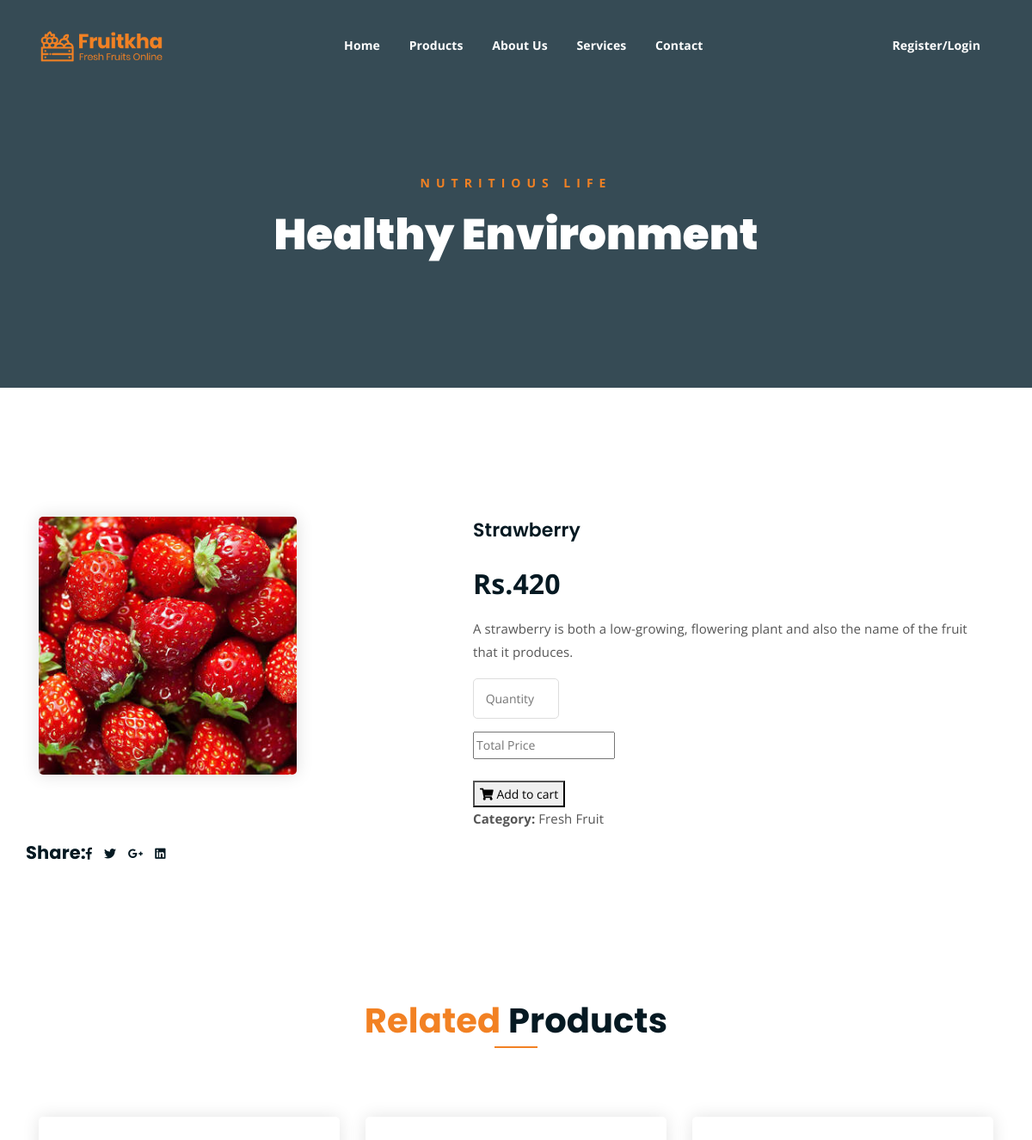
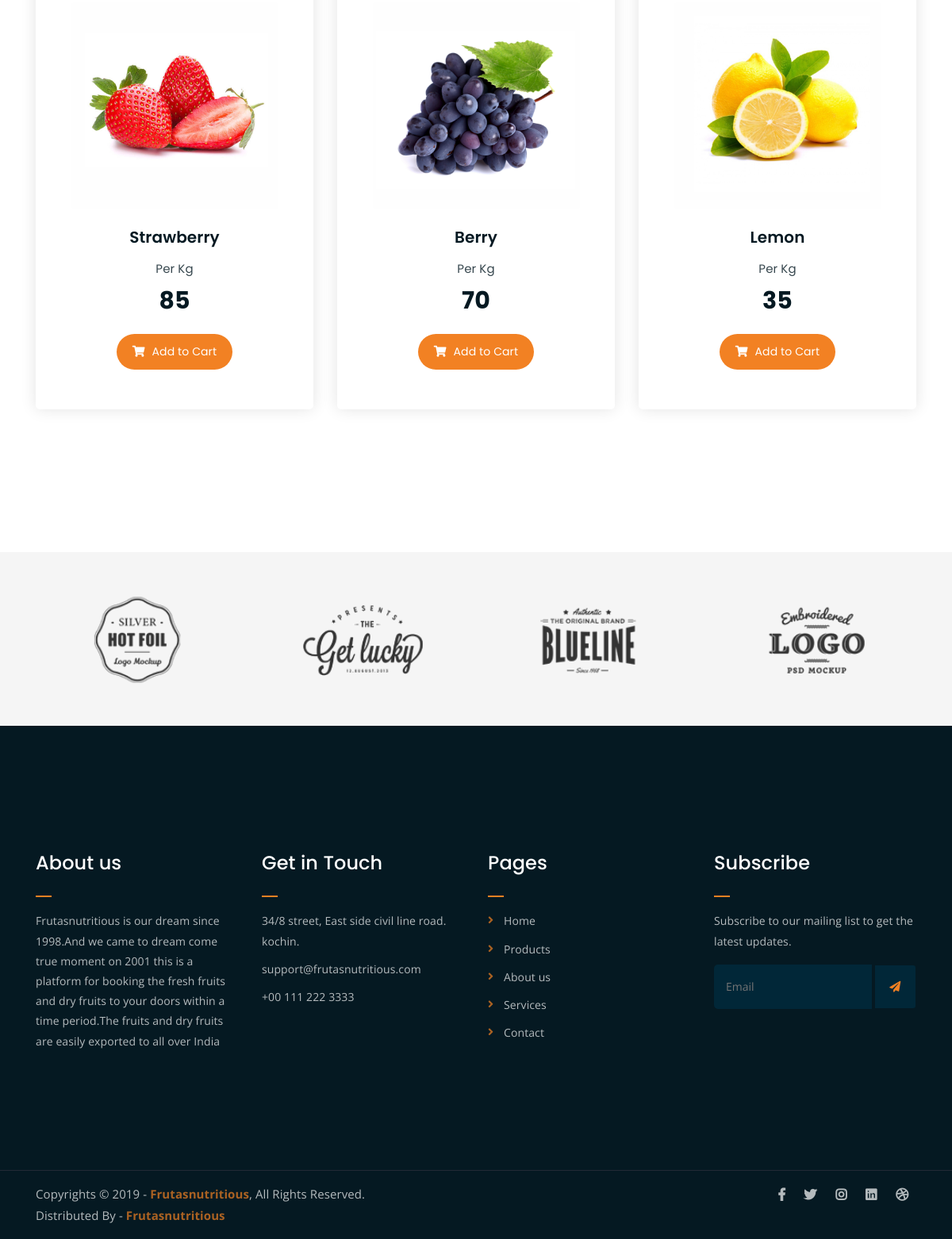
The app's page /frontend/singlepro/7/ with its own data (2 pictures, top to bottom).
### foodapp/models.py (models this page shows)
class itemdb(models.Model):
    Category=models.CharField(max_length=20,null=True,blank=True)
    Item=models.CharField(max_length=20,null=True,blank=True)
    Description=models.CharField(max_length=20,null=True,blank=True)
    Price=models.IntegerField(null=True,blank=True)
    Image=models.ImageField(upload_to="dp",null=True,blank=True)

### frontend/views.py (the view)
# urls.py: path('singlepro/<int:proid>/',views.singlepro,name="singlepro"),
def singlepro(req,proid):
   sdata=itemdb.objects.get(id=proid)
   return render(req,"singleproduct.html",{'sdata':sdata})

### frontend/templates/singleproduct.html (shortened to what this page needs)
<!DOCTYPE html>
{% load static %}
<html lang="en">
<head>
	<link rel="stylesheet" href="{% static 'assets/css/all.min.css' %}">
	<link rel="stylesheet" href="{% static 'assets/bootstrap/css/bootstrap.min.css' %}">
	<link rel="stylesheet" href="{% static 'assets/css/owl.carousel.css' %}">
	<link rel="stylesheet" href="{% static 'assets/css/magnific-popup.css' %}">
	<link rel="stylesheet" href="{% static 'assets/css/animate.css' %}">
	<link rel="stylesheet" href="{% static 'assets/css/meanmenu.min.css' %}">
	<link rel="stylesheet" href="{% static 'assets/css/main.css' %}">
	<link rel="stylesheet" href="{% static 'assets/css/responsive.css' %}">
</head>
<body>
	<div class="top-header-area" id="sticker">
		<div class="container">
			<div class="row">
				<div class="col-lg-12 col-sm-12 text-center">
					<div class="main-menu-wrap">
						<div class="site-logo">
							<a href="{% static 'index.html' %}">
								<img src="{% static 'assets/img/logo.png' %}" alt="">
							</a>
						</div>
						<nav class="main-menu">
							<ul>
								<li class=""><a href="{% url 'homepg' %}">Home</a>
								</li>
								<li><a href="{% url 'propg' %}">Products</a></li>
								<li><a href="{% url 'about' %}">About Us</a>
								</li>
								<li><a href="{% url 'services' %}">Services</a>
								</li>
								<li><a href="{% url 'contact' %}">Contact</a></li>
								<li>
									<div class="header-icons">
										{% if request.session.Username %}
										<a class="mobile-hide search-bar-icon" href="{% url 'logout' %}">Welcome {{request.session.Username}}/Logout</a>
										{% else %}
										<a class="mobile-hide search-bar-icon" href="{% url 'register'  %}">Register/Login</a>
										{% endif %}
									</div>
								</li>
							</ul>
						</nav>
					</div>
				</div>
			</div>
		</div>
	</div>
	<div class="breadcrumb-section breadcrumb-bg">
		<div class="container">
			<div class="row">
				<div class="col-lg-8 offset-lg-2 text-center">
					<div class="breadcrumb-text">
						<p>Nutritious Life</p>
						<h1>Healthy Environment</h1>
					</div>
				</div>
			</div>
		</div>
	</div>
	<div class="single-product mt-150 mb-150">
		<div class="container">
			<div class="row">
				<div class="col-md-5">
					<div class="single-product-img">
						<img src="{{sdata.Image.url}}" alt="" height="300px">
					</div>
				</div>
				<div class="col-md-7">
					<div class="single-product-content">
						<h3>{{sdata.Item}}</h3>
						<p class="single-product-pricing"> Rs.{{sdata.Price}}</p>
						<p>{{sdata.Description}}</p>
						<div class="form-group">
							<form method="post" action="{% url 'save_cart' %}">
								<input class="input" type="number" placeholder=" Quantity" min="1" max="10" id="quantity" name="qty"><br>
								<input class="input" type="text" placeholder= "Total Price" min="1" max="10" id="total price" name="tprice"><br><br>
								<button class="cart-btn" type="submit"><i class="fas fa-shopping-cart"><a href="{% url 'cart' %}"></a> </i> Add to cart </button>
						    </form>
							<p><strong>Category: </strong>{{sdata.Category}}</p>
						</div>
					</div>
						</div>
						<h4>Share:</h4>
						<ul class="product-share">
							<li><a href=""><i class="fab fa-facebook-f"></i></a></li>
							<li><a href=""><i class="fab fa-twitter"></i></a></li>
							<li><a href=""><i class="fab fa-google-plus-g"></i></a></li>
							<li><a href=""><i class="fab fa-linkedin"></i></a></li>
						</ul>
					</div>
				</div>
			</div>
	<div class="more-products mb-150">
		<div class="container">
			<div class="row">
				<div class="col-lg-8 offset-lg-2 text-center">
					<div class="section-title">
						<h3><span class="orange-text">Related</span> Products</h3>
					</div>
				</div>
			</div>
			<div class="row">
				<div class="col-lg-4 col-md-6 text-center">
					<div class="single-product-item">
						<div class="product-image">
							<a href="{% static 'single-product.html' %}"><img src="{% static 'assets/img/products/product-img-1.jpg' %}" alt=""></a>
						</div>
						<h3>Strawberry</h3>
						<p class="product-price"><span>Per Kg</span> 85 </p>
						<a href="{% static 'cart.html' %}" class="cart-btn"><i class="fas fa-shopping-cart"></i> Add to Cart</a>
					</div>
				</div>
				<div class="col-lg-4 col-md-6 text-center">
					<div class="single-product-item">
						<div class="product-image">
							<a href="{% static 'single-product.html' %}"><img src="{% static 'assets/img/products/product-img-2.jpg' %}" alt=""></a>
						</div>
						<h3>Berry</h3>
						<p class="product-price"><span>Per Kg</span> 70 </p>
						<a href="{% static 'cart.html' %}" class="cart-btn"><i class="fas fa-shopping-cart"></i> Add to Cart</a>
					</div>
				</div>
				<div class="col-lg-4 col-md-6 offset-lg-0 offset-md-3 text-center">
					<div class="single-product-item">
						<div class="product-image">
							<a href="{% static 'single-product.html' %}"><img src="{% static 'assets/img/products/product-img-3.jpg' %}" alt=""></a>
						</div>
						<h3>Lemon</h3>
						<p class="product-price"><span>Per Kg</span> 35 </p>
						<a href="{% static 'cart.html' %}" class="cart-btn"><i class="fas fa-shopping-cart"></i> Add to Cart</a>
					</div>
				</div>
			</div>
		</div>
	</div>
	<div class="logo-carousel-section">
		<div class="container">
			<div class="row">
				<div class="col-lg-12">
					<div class="logo-carousel-inner">
						<div class="single-logo-item">
							<img src="{% static 'assets/img/company-logos/1.png' %}" alt="">
						</div>
						<div class="single-logo-item">
							<img src="{% static 'assets/img/company-logos/2.png' %}" alt="">
						</div>
						<div class="single-logo-item">
							<img src="{% static 'assets/img/company-logos/3.png' %}" alt="">
						</div>
						<div class="single-logo-item">
							<img src="{% static 'assets/img/company-logos/4.png' %}" alt="">
						</div>
					</div>
				</div>
			</div>
		</div>
	</div>
	<div class="footer-area">
		<div class="container">
			<div class="row">
				<div class="col-lg-3 col-md-6">
					<div class="footer-box about-widget">
						<h2 class="widget-title">About us</h2>
						<p>Frutasnutritious is our dream since 1998.And we came to dream come true moment on 2001 this is a platform for booking the fresh fruits and dry fruits to your doors within a time period.The fruits and dry fruits are easily exported to all over India</p>
					</div>
				</div>
				<div class="col-lg-3 col-md-6">
					<div class="footer-box get-in-touch">
						<h2 class="widget-title">Get in Touch</h2>
						<ul>
							<li>34/8 street, East side
                                civil line road.
								kochin.</li>
							<li>support@frutasnutritious.com</li>
							<li>+00 111 222 3333</li>
						</ul>
					</div>
				</div>
				<div class="col-lg-3 col-md-6">
					<div class="footer-box pages">
						<h2 class="widget-title">Pages</h2>
						<ul>
							<li><a href="{%  url 'homepg' %}">Home</a></li>
							<li><a href="{% url 'propg'  %}">Products</a></li>
							<li><a href="{% url 'about' %}">About us</a></li>
							<li><a href="{% url 'services' %}">Services</a></li>
							<li><a href="{% url 'contact' %}">Contact</a></li>
						</ul>
					</div>
				</div>
				<div class="col-lg-3 col-md-6">
					<div class="footer-box subscribe">
						<h2 class="widget-title">Subscribe</h2>
						<p>Subscribe to our mailing list to get the latest updates.</p>
						<form action="index.html">
							<input type="email" placeholder="Email">
							<button type="submit"><i class="fas fa-paper-plane"></i></button>
						</form>
					</div>
				</div>
			</div>
		</div>
	</div>
	<div class="copyright">
		<div class="container">
			<div class="row">
				<div class="col-lg-6 col-md-12">
					<p>Copyrights &copy; 2019 - <a href="#">Frutasnutritious</a>,  All Rights Reserved.<br>
						Distributed By - <a href="#">Frutasnutritious</a>
					</p>
				</div>
				<div class="col-lg-6 text-right col-md-12">
					<div class="social-icons">
						<ul>
							<li><a href="#" target="_blank"><i class="fab fa-facebook-f"></i></a></li>
							<li><a href="#" target="_blank"><i class="fab fa-twitter"></i></a></li>
							<li><a href="#" target="_blank"><i class="fab fa-instagram"></i></a></li>
							<li><a href="#" target="_blank"><i class="fab fa-linkedin"></i></a></li>
							<li><a href="#" target="_blank"><i class="fab fa-dribbble"></i></a></li>
						</ul>
					</div>
				</div>
			</div>
		</div>
	</div>
</body>
</html>

### records on screen
itemdb: Image (picture), Item "Strawberry", Price "420", Description "A strawberry is both a low-growing, flowering plant and also the name of the fruit that it produces.", Category "Fresh Fruit"
